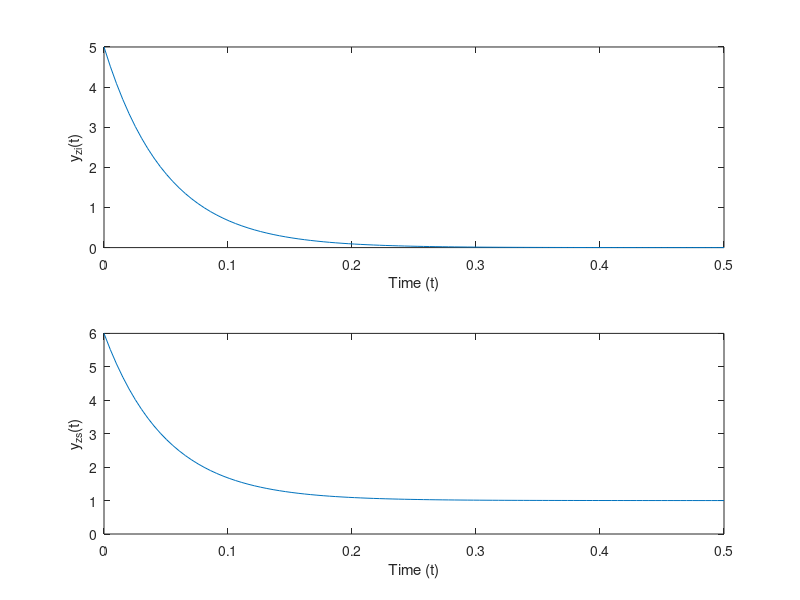

Write MATLAB code to recreate this figure.
t = linspace(0,0.5);
y = 5*exp(t.*-20);

subplot(2,1,1);
title('Zero Input Response of LR Circuit')
plot(t,y);
ylabel('y_z_i(t)');
xlabel('Time (t)');

yzs = y+1;
subplot(2,1,2);
title('Total Output Response of LR Circuit')
plot(t,yzs);
ylim([0 6])
ylabel('y_z_s(t)');
xlabel('Time (t)');